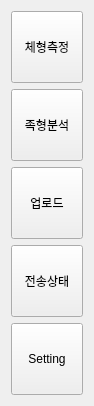
   <widget class="QWidget" name="">
    <property name="geometry">
     <rect>
      <x>10</x>
      <y>100</y>
      <width>74</width>
      <height>386</height>
     </rect>
    </property>
    <layout class="QVBoxLayout" name="verticalLayout_6">
     <item>
      <widget class="QToolButton" name="toolButton">
       <property name="minimumSize">
        <size>
         <width>72</width>
         <height>72</height>
        </size>
       </property>
       <property name="text">
        <string>체형측정</string>
       </property>
      </widget>
     </item>
     <item>
      <widget class="QToolButton" name="toolButton_2">
       <property name="minimumSize">
        <size>
         <width>72</width>
         <height>72</height>
        </size>
       </property>
       <property name="text">
        <string>족형분석</string>
       </property>
      </widget>
     </item>
     <item>
      <widget class="QToolButton" name="toolButton_3">
       <property name="minimumSize">
        <size>
         <width>72</width>
         <height>72</height>
        </size>
       </property>
       <property name="text">
        <string>업로드</string>
       </property>
      </widget>
     </item>
     <item>
      <widget class="QToolButton" name="toolButton_4">
       <property name="minimumSize">
        <size>
         <width>72</width>
         <height>72</height>
        </size>
       </property>
       <property name="text">
        <string>전송상태</string>
       </property>
      </widget>
     </item>
     <item>
      <widget class="QToolButton" name="toolButton_5">
       <property name="minimumSize">
        <size>
         <width>72</width>
         <height>72</height>
        </size>
       </property>
       <property name="text">
        <string>Setting</string>
       </property>
      </widget>
     </item>
    </layout>
   </widget>
